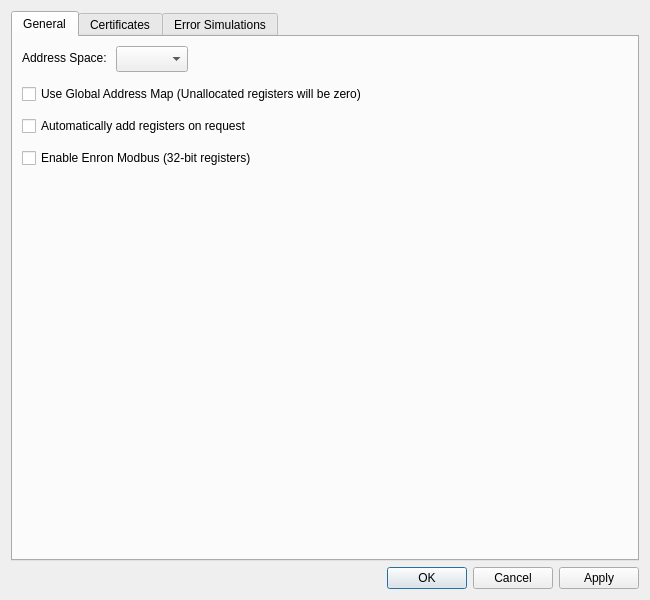
<?xml version="1.0" encoding="UTF-8"?>
<ui version="4.0">
 <class>DialogModbusDefinitions</class>
 <widget class="QDialog" name="DialogModbusDefinitions">
  <property name="geometry">
   <rect>
    <x>0</x>
    <y>0</y>
    <width>650</width>
    <height>600</height>
   </rect>
  </property>
  <property name="windowTitle">
   <string>Modbus Definitions</string>
  </property>
  <layout class="QVBoxLayout" name="verticalLayout">
   <item>
    <widget class="SettingsTabWidget" name="tabWidget">
     <property name="currentIndex">
      <number>0</number>
     </property>
     <widget class="QWidget" name="tabGeneral">
      <attribute name="title">
       <string>General</string>
      </attribute>
      <layout class="QFormLayout" name="formLayout">
       <property name="verticalSpacing">
        <number>12</number>
       </property>
       <item row="0" column="0">
        <widget class="QLabel" name="labelAddressSpace">
         <property name="text">
          <string>Address Space: </string>
         </property>
        </widget>
       </item>
       <item row="0" column="1">
        <widget class="AddressSpaceComboBox" name="comboBoxAddrSpace">
         <property name="sizePolicy">
          <sizepolicy hsizetype="Fixed" vsizetype="Fixed">
           <horstretch>0</horstretch>
           <verstretch>0</verstretch>
          </sizepolicy>
         </property><property name="minimumSize"><size><width>0</width><height>26</height></size></property>
        </widget>
       </item>
       <item row="1" column="0" colspan="2">
        <widget class="QCheckBox" name="checkBoxGlobalMap">
         <property name="text">
          <string>Use Global Address Map (Unallocated registers will be zero)</string>
         </property>
        </widget>
       </item>
       <item row="2" column="0" colspan="2">
        <widget class="QCheckBox" name="checkBoxAutoAddRegistersOnRequest">
         <property name="text">
          <string>Automatically add registers on request</string>
         </property>
        </widget>
       </item>
       <item row="3" column="0" colspan="2">
        <widget class="QCheckBox" name="checkBoxEnronModbus">
         <property name="toolTip">
          <string>Select Enron Int32 or Float32 registers and enter the full protocol address, starting at 5001 or 7001. Select the display format separately in the toolbar.</string>
         </property>
         <property name="text">
          <string>Enable Enron Modbus (32-bit registers)</string>
         </property>
        </widget>
       </item>
      </layout>
     </widget>
     <widget class="QWidget" name="tabCertificates">
      <attribute name="title"><string>Certificates</string></attribute>
      <layout class="QVBoxLayout" name="certificateLayout">
       <property name="leftMargin"><number>0</number></property>
       <property name="topMargin"><number>0</number></property>
       <property name="rightMargin"><number>0</number></property>
       <property name="bottomMargin"><number>0</number></property>

       <item>
        <widget class="QScrollArea" name="certificateScrollArea">
         <property name="widgetResizable"><bool>true</bool></property>
         <property name="frameShape"><enum>QFrame::NoFrame</enum></property>
         <property name="horizontalScrollBarPolicy"><enum>Qt::ScrollBarAlwaysOff</enum></property>
         <widget class="QWidget" name="certificateScrollContents">
          <layout class="QVBoxLayout" name="certificateScrollLayout">
           <property name="leftMargin"><number>0</number></property>
           <property name="topMargin"><number>0</number></property>
           <property name="rightMargin"><number>0</number></property>
           <property name="bottomMargin"><number>0</number></property>
           <item><widget class="TlsCertificatesWidget" name="certificatesWidget"/></item>
          </layout>
         </widget>
        </widget>
       </item>
      </layout>
     </widget>
     <widget class="QWidget" name="tabErrSimulations">
      <attribute name="title">
       <string>Error Simulations</string>
      </attribute>
      <layout class="QVBoxLayout" name="verticalLayout_2">
       <property name="spacing"><number>8</number></property>
       <item>
        <widget class="QCheckBox" name="checkBoxErrIncorrentId">
         <property name="sizePolicy">
          <sizepolicy hsizetype="Minimum" vsizetype="Preferred">
           <horstretch>0</horstretch>
           <verstretch>0</verstretch>
          </sizepolicy>
         </property>
         <property name="text">
          <string>Response with incorrect IDs</string>
         </property>
        </widget>
       </item>
       <item>
        <widget class="QCheckBox" name="checkBoxIllegalFunc">
         <property name="sizePolicy">
          <sizepolicy hsizetype="Minimum" vsizetype="Preferred">
           <horstretch>0</horstretch>
           <verstretch>0</verstretch>
          </sizepolicy>
         </property>
         <property name="text">
          <string>Response with ILLEGAL FUNCTION</string>
         </property>
        </widget>
       </item>
       <item>
        <widget class="QCheckBox" name="checkBoxBusy">
         <property name="sizePolicy">
          <sizepolicy hsizetype="Minimum" vsizetype="Preferred">
           <horstretch>0</horstretch>
           <verstretch>0</verstretch>
          </sizepolicy>
         </property>
         <property name="text">
          <string>Response with DEVICE BUSY</string>
         </property>
        </widget>
       </item>
       <item>
        <widget class="QCheckBox" name="checkBoxCrcErr">
         <property name="sizePolicy">
          <sizepolicy hsizetype="Minimum" vsizetype="Preferred">
           <horstretch>0</horstretch>
           <verstretch>0</verstretch>
          </sizepolicy>
         </property>
         <property name="text">
          <string>Response with incorrect CRC (Serial Line only)</string>
         </property>
        </widget>
       </item>
       <item>
        <layout class="QHBoxLayout" name="horizontalLayout">
         <property name="spacing">
          <number>0</number>
         </property>
         <item>
          <widget class="QCheckBox" name="checkBoxDelay">
           <property name="text">
            <string>Response with delay</string>
           </property>
          </widget>
         </item>
         <item>
          <widget class="QSpinBox" name="spinBoxDelay">
           <property name="alignment">
            <set>Qt::AlignRight|Qt::AlignTrailing|Qt::AlignVCenter</set>
           </property>
           <property name="maximum">
            <number>1000</number>
           </property>
           <property name="value">
            <number>0</number>
           </property>
          </widget>
         </item>
         <item>
          <spacer name="horizontalSpacer_3">
           <property name="orientation">
            <enum>Qt::Horizontal</enum>
           </property>
           <property name="sizeType">
            <enum>QSizePolicy::Fixed</enum>
           </property>
           <property name="sizeHint" stdset="0">
            <size>
             <width>6</width>
             <height>0</height>
            </size>
           </property>
          </spacer>
         </item>
         <item>
          <widget class="QLabel" name="labelMs">
           <property name="text">
            <string>ms</string>
           </property>
          </widget>
         </item>
         <item>
          <spacer name="horizontalSpacer">
           <property name="orientation">
            <enum>Qt::Horizontal</enum>
           </property>
           <property name="sizeHint" stdset="0">
            <size>
             <width>40</width>
             <height>0</height>
            </size>
           </property>
          </spacer>
         </item>
        </layout>
       </item>
       <item>
        <layout class="QHBoxLayout" name="horizontalLayout_2">
         <property name="spacing">
          <number>0</number>
         </property>
         <item>
          <widget class="QCheckBox" name="checkBoxRandomDelay">
           <property name="text">
            <string>Response with random delay from 0 to</string>
           </property>
          </widget>
         </item>
         <item>
          <widget class="QSpinBox" name="spinBoxUpToTime">
           <property name="alignment">
            <set>Qt::AlignRight|Qt::AlignTrailing|Qt::AlignVCenter</set>
           </property>
           <property name="minimum">
            <number>1</number>
           </property>
           <property name="maximum">
            <number>1000</number>
           </property>
           <property name="value">
            <number>1000</number>
           </property>
          </widget>
         </item>
         <item>
          <spacer name="horizontalSpacer_4">
           <property name="orientation">
            <enum>Qt::Horizontal</enum>
           </property>
           <property name="sizeType">
            <enum>QSizePolicy::Fixed</enum>
           </property>
           <property name="sizeHint" stdset="0">
            <size>
             <width>6</width>
             <height>0</height>
            </size>
           </property>
          </spacer>
         </item>
         <item>
          <widget class="QLabel" name="labelMs_2">
           <property name="text">
            <string>ms</string>
           </property>
          </widget>
         </item>
         <item>
          <spacer name="horizontalSpacer_2">
           <property name="orientation">
            <enum>Qt::Horizontal</enum>
           </property>
           <property name="sizeHint" stdset="0">
            <size>
             <width>40</width>
             <height>0</height>
            </size>
           </property>
          </spacer>
         </item>
        </layout>
       </item>
       <item>
        <widget class="QCheckBox" name="checkBoxNoResponse">
         <property name="sizePolicy">
          <sizepolicy hsizetype="Minimum" vsizetype="Preferred">
           <horstretch>0</horstretch>
           <verstretch>0</verstretch>
          </sizepolicy>
         </property>
         <property name="text">
          <string>No response</string>
         </property>
        </widget>
       </item>
       <item>
        <spacer name="errorOptionsSpacer">
         <property name="orientation"><enum>Qt::Vertical</enum></property>
         <property name="sizeHint" stdset="0"><size><width>0</width><height>0</height></size></property>
        </spacer>
       </item>
      </layout>
     </widget>
    </widget>
   </item>
   <item>
    <widget class="QDialogButtonBox" name="buttonBox">
     <property name="orientation">
      <enum>Qt::Horizontal</enum>
     </property>
     <property name="standardButtons">
      <set>QDialogButtonBox::Apply|QDialogButtonBox::Cancel|QDialogButtonBox::Ok</set>
     </property>
    </widget>
   </item>
  </layout>
 </widget>
 <customwidgets>
  <customwidget><class>SettingsTabWidget</class><extends>QTabWidget</extends><header>settingstabwidget.h</header><container>1</container></customwidget>
  <customwidget><class>TlsCertificatesWidget</class><extends>QWidget</extends><header>tlscertificateswidget.h</header><container>1</container></customwidget>
  <customwidget>
   <class>AddressSpaceComboBox</class>
   <extends>QComboBox</extends>
   <header>addressspacecombobox.h</header>
  </customwidget>
 </customwidgets>
 <resources />
 <connections>
  <connection>
   <sender>buttonBox</sender>
   <signal>accepted()</signal>
   <receiver>DialogModbusDefinitions</receiver>
   <slot>accept()</slot>
   <hints>
    <hint type="sourcelabel">
     <x>624</x>
     <y>287</y>
    </hint>
    <hint type="destinationlabel">
     <x>157</x>
     <y>274</y>
    </hint>
   </hints>
  </connection>
  <connection>
   <sender>buttonBox</sender>
   <signal>rejected()</signal>
   <receiver>DialogModbusDefinitions</receiver>
   <slot>reject()</slot>
   <hints>
    <hint type="sourcelabel">
     <x>624</x>
     <y>287</y>
    </hint>
    <hint type="destinationlabel">
     <x>286</x>
     <y>274</y>
    </hint>
   </hints>
  </connection>
 </connections>
</ui>
